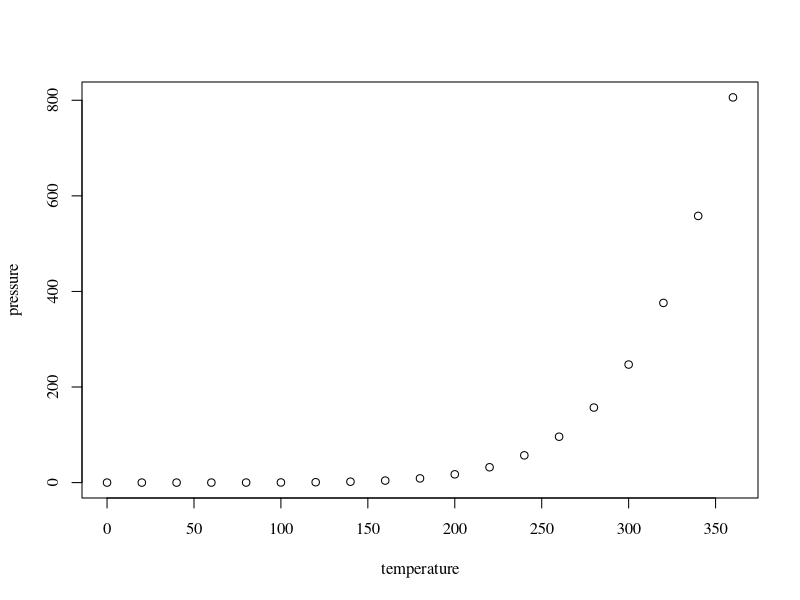
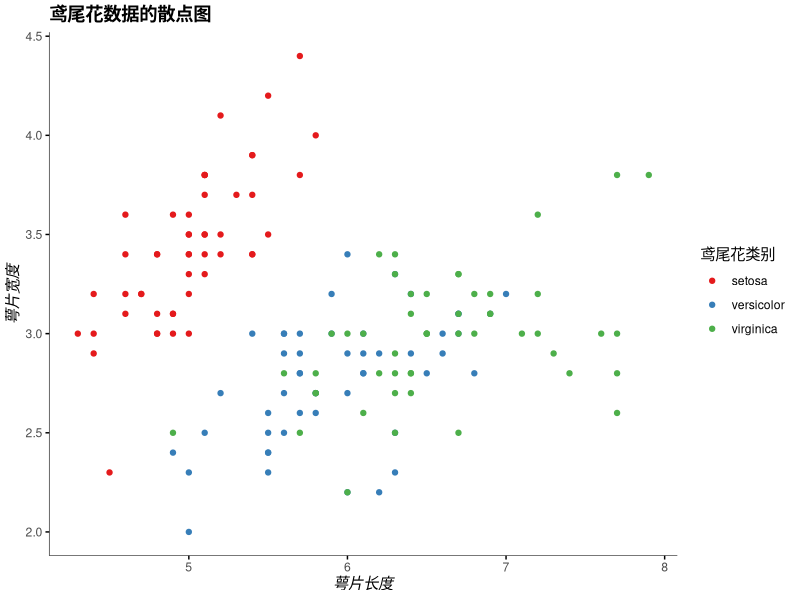

Write R code to recreate these figures, in order.
## ---- chunk 1
knitr::opts_chunk$set(echo = TRUE)
## ---- chunk 2
summary(cars)
## ---- chunk 3
par(family= "serif") # Times Roman
plot(pressure)
## ---- chunk 4
# library(showtext)
# Install Source Han Sans font (by default Simplified Chinese)
# font_install(source_han_serif("CN")) # 思源宋体
# font_install(source_han_sans("CN"))  # 思源黑体
library(ggplot2)
ggplot(iris, aes(Sepal.Length, Sepal.Width)) + 
      geom_point(aes(colour = Species)) +
      scale_colour_brewer(palette = "Set1") +
      labs(title = '鸢尾花数据的散点图',
           x ='萼片长度', y = '萼片宽度', colour = '鸢尾花类别') +
      theme( title = element_text(family="source-han-serif-cn", face ="bold"), 
             axis.title = element_text(family="source-han-serif-cn", face = "italic"),
             legend.title = element_text(family="source-han-sans-cn", face ="plain"),
             axis.ticks=element_line(colour="black"),
             panel.grid.major=element_blank(),
             panel.grid.minor=element_blank(),
             panel.background=element_blank(),
             axis.line=element_line(size=0.2))
